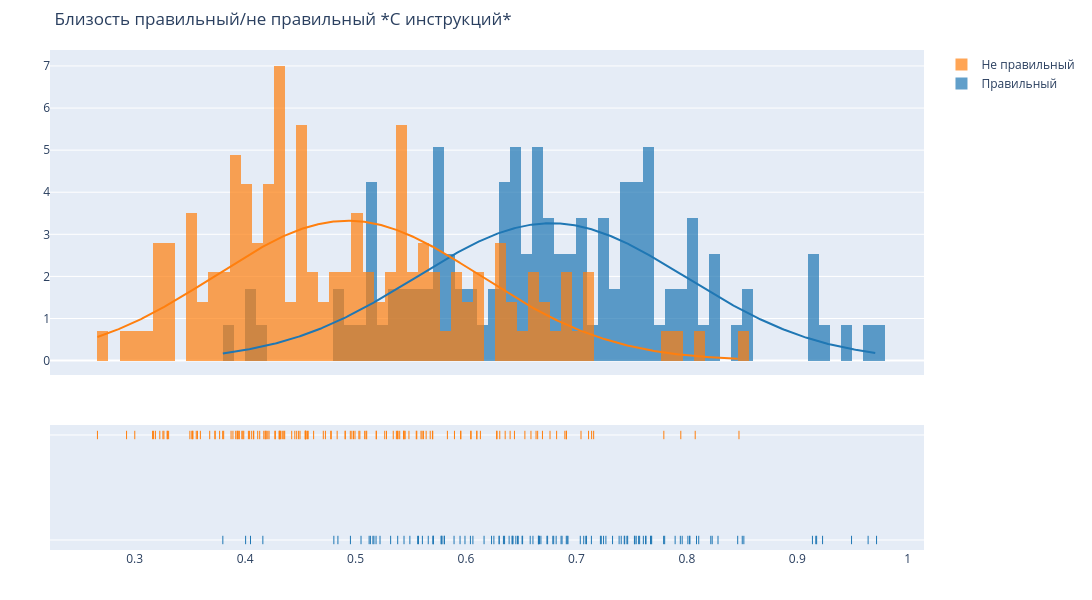

Notebook code for this chart:
### Code cell
group_labels = ['Правильный', 'Не правильный']

# Create distplot with curve_type set to 'normal'
fig = ff.create_distplot([df["similarity"], df_n["similarity"]], group_labels, bin_size=.01,
                         curve_type='normal', # override default 'kde'
                         rug_text=[df["check_id"],df_n["check_id"]]
                        )
# Add title
fig.update_layout(title_text='Близость правильный/не правильный *С инструкций*')
# 3. Настраиваем ширину, высоту и другие параметры макета
fig.update_layout(
    width=1200,   # Ширина в пикселях
    height=600,  # Высота в пикселях
    margin=dict(l=50, r=50, t=50, b=50) # Отступы от краев (опционально)
)
fig.show()

### Figure 1 — Plotly figure (JSON) as saved in the notebook; plotly's stock layout.template omitted (floating-point values rounded to 4 significant figures; data arrays with more than 128 entries replaced by an {"elided": "..."} marker saying what was removed)
{"data": [{"autobinx": false, "histnorm": "probability density", "legendgroup": "Правильный", "marker": {"color": "rgb(31, 119, 180)"}, "name": "Правильный", "opacity": 0.7, "type": "histogram", "x": [0.484, 0.4049, 0.9137, 0.7433, 0.8025, 0.5318, 0.7035, 0.6656, 0.8282, 0.7676, 0.8009, 0.779, 0.7267, 0.7681, 0.7217, 0.7085, 0.6253, 0.7958, 0.687, 0.604, 0.9175, 0.9229, 0.9718, 0.5774, 0.5439, 0.7671, 0.6658, 0.7626, 0.7572, 0.5135, 0.6426, 0.7246, 0.6451, 0.6666, 0.505, 0.6301, 0.5782, 0.6513, 0.7387, 0.763, 0.7136, 0.8087, 0.846, 0.6908, 0.3798, 0.5492, 0.6473, 0.7464, 0.5946, 0.7799, 0.7066, 0.8027, 0.7406, 0.63, 0.7541, 0.9491, 0.7092, 0.8502, 0.557, 0.5803, 0.7894, 0.642, 0.7606, 0.6786, 0.5186, 0.7563, 0.6231, 0.5805, 0.6606, 0.5991, 0.7437, 0.5222, 0.5123, 0.4161, 0.6349, 0.7457, 0.5892, 0.6582, 0.6466, 0.8516, 0.6339, 0.6917, 0.9641, 0.7525, 0.6733, 0.8229, 0.5605, 0.5704, 0.9167, 0.6658, 0.578, 0.5167, 0.5563, 0.5658, 0.7941, 0.7225, 0.5702, 0.5382, 0.5157, 0.7327, 0.6794, 0.6924, 0.6739, 0.6861, 0.4005, 0.4954, 0.6063, 0.6164, 0.8107, 0.5703, 0.6508, 0.6817, 0.6679, 0.7529, 0.8217, 0.6418, 0.4804, 0.6391], "xaxis": "x", "xbins": {"end": 0.9718, "size": 0.01, "start": 0.3798}, "yaxis": "y"}, {"autobinx": false, "histnorm": "probability density", "legendgroup": "Не правильный", "marker": {"color": "rgb(255, 127, 14)"}, "name": "Не правильный", "opacity": 0.7, "type": "histogram", "x": {"elided": "143 float values"}, "xaxis": "x", "xbins": {"end": 0.8472, "size": 0.01, "start": 0.2663}, "yaxis": "y"}, {"legendgroup": "Правильный", "marker": {"color": "rgb(31, 119, 180)"}, "mode": "lines", "name": "Правильный", "showlegend": false, "type": "scatter", "x": {"elided": "500 float values"}, "xaxis": "x", "y": {"elided": "500 float values"}, "yaxis": "y"}, {"legendgroup": "Не правильный", "marker": {"color": "rgb(255, 127, 14)"}, "mode": "lines", "name": "Не правильный", "showlegend": false, "type": "scatter", "x": {"elided": "500 float values"}, "xaxis": "x", "y": {"elided": "500 float values"}, "yaxis": "y"}, {"legendgroup": "Правильный", "marker": {"color": "rgb(31, 119, 180)", "symbol": "line-ns-open"}, "mode": "markers", "name": "Правильный", "showlegend": false, "text": [0.0, 1.0, 2.0, 3.0, 4.0, 5.0, 6.0, 7.0, 8.0, 9.0, 10.0, 11.0, 12.0, 13.0, 14.0, 15.0, 16.0, 17.0, 18.0, 19.0, 20.0, 21.0, 22.0, 23.0, 24.0, 25.0, 26.0, 27.0, 28.0, 29.0, 30.0, 31.0, 32.0, 33.0, 34.0, 35.0, 36.0, 37.0, 38.0, 39.0, 40.0, 41.0, 42.0, 43.0, 44.0, 45.0, 46.0, 47.0, 48.0, 49.0, 50.0, 51.0, 52.0, 53.0, 54.0, 55.0, 56.0, 57.0, 58.0, 59.0, 60.0, 61.0, 62.0, 63.0, 64.0, 65.0, 66.0, 67.0, 68.0, 69.0, 70.0, 71.0, 72.0, 73.0, 74.0, 75.0, 76.0, 77.0, 78.0, 79.0, 80.0, 81.0, 82.0, 83.0, 84.0, 85.0, 86.0, 87.0, 88.0, 89.0, 90.0, 91.0, 92.0, 93.0, 94.0, 95.0, 96.0, 97.0, 98.0, 99.0, 100.0, 101.0, 102.0, 103.0, 104.0, 105.0, 106.0, 107.0, 108.0, 109.0, 110.0, 111.0, 112.0, 113.0, 114.0, 115.0, 116.0, 117.0], "type": "scatter", "x": [0.484, 0.4049, 0.9137, 0.7433, 0.8025, 0.5318, 0.7035, 0.6656, 0.8282, 0.7676, 0.8009, 0.779, 0.7267, 0.7681, 0.7217, 0.7085, 0.6253, 0.7958, 0.687, 0.604, 0.9175, 0.9229, 0.9718, 0.5774, 0.5439, 0.7671, 0.6658, 0.7626, 0.7572, 0.5135, 0.6426, 0.7246, 0.6451, 0.6666, 0.505, 0.6301, 0.5782, 0.6513, 0.7387, 0.763, 0.7136, 0.8087, 0.846, 0.6908, 0.3798, 0.5492, 0.6473, 0.7464, 0.5946, 0.7799, 0.7066, 0.8027, 0.7406, 0.63, 0.7541, 0.9491, 0.7092, 0.8502, 0.557, 0.5803, 0.7894, 0.642, 0.7606, 0.6786, 0.5186, 0.7563, 0.6231, 0.5805, 0.6606, 0.5991, 0.7437, 0.5222, 0.5123, 0.4161, 0.6349, 0.7457, 0.5892, 0.6582, 0.6466, 0.8516, 0.6339, 0.6917, 0.9641, 0.7525, 0.6733, 0.8229, 0.5605, 0.5704, 0.9167, 0.6658, 0.578, 0.5167, 0.5563, 0.5658, 0.7941, 0.7225, 0.5702, 0.5382, 0.5157, 0.7327, 0.6794, 0.6924, 0.6739, 0.6861, 0.4005, 0.4954, 0.6063, 0.6164, 0.8107, 0.5703, 0.6508, 0.6817, 0.6679, 0.7529, 0.8217, 0.6418, 0.4804, 0.6391], "xaxis": "x", "y": ["Правильный", "Правильный", "Правильный", "Правильный", "Правильный", "Правильный", "Правильный", "Правильный", "Правильный", "Правильный", "Правильный", "Правильный", "Правильный", "Правильный", "Правильный", "Правильный", "Правильный", "Правильный", "Правильный", "Правильный", "Правильный", "Правильный", "Правильный", "Правильный", "Правильный", "Правильный", "Правильный", "Правильный", "Правильный", "Правильный", "Правильный", "Правильный", "Правильный", "Правильный", "Правильный", "Правильный", "Правильный", "Правильный", "Правильный", "Правильный", "Правильный", "Правильный", "Правильный", "Правильный", "Правильный", "Правильный", "Правильный", "Правильный", "Правильный", "Правильный", "Правильный", "Правильный", "Правильный", "Правильный", "Правильный", "Правильный", "Правильный", "Правильный", "Правильный", "Правильный", "Правильный", "Правильный", "Правильный", "Правильный", "Правильный", "Правильный", "Правильный", "Правильный", "Правильный", "Правильный", "Правильный", "Правильный", "Правильный", "Правильный", "Правильный", "Правильный", "Правильный", "Правильный", "Правильный", "Правильный", "Правильный", "Правильный", "Правильный", "Правильный", "Правильный", "Правильный", "Правильный", "Правильный", "Правильный", "Правильный", "Правильный", "Правильный", "Правильный", "Правильный", "Правильный", "Правильный", "Правильный", "Правильный", "Правильный", "Правильный", "Правильный", "Правильный", "Правильный", "Правильный", "Правильный", "Правильный", "Правильный", "Правильный", "Правильный", "Правильный", "Правильный", "Правильный", "Правильный", "Правильный", "Правильный", "Правильный", "Правильный", "Правильный"], "yaxis": "y2"}, {"legendgroup": "Не правильный", "marker": {"color": "rgb(255, 127, 14)", "symbol": "line-ns-open"}, "mode": "markers", "name": "Не правильный", "showlegend": false, "text": {"elided": "143 float values"}, "type": "scatter", "x": {"elided": "143 float values"}, "xaxis": "x", "y": {"elided": "143 str values"}, "yaxis": "y2"}], "layout": {"barmode": "overlay", "height": 600, "hovermode": "closest", "legend": {"traceorder": "reversed"}, "margin": {"b": 50, "l": 50, "r": 50, "t": 50}, "title": {"text": "Близость правильный/не правильный *С инструкций*"}, "width": 1200, "xaxis": {"anchor": "y2", "domain": [0, 1], "zeroline": false}, "yaxis": {"anchor": "free", "domain": [0.35, 1], "position": 0}, "yaxis2": {"anchor": "x", "domain": [0, 0.25], "dtick": 1, "showticklabels": false}}}
